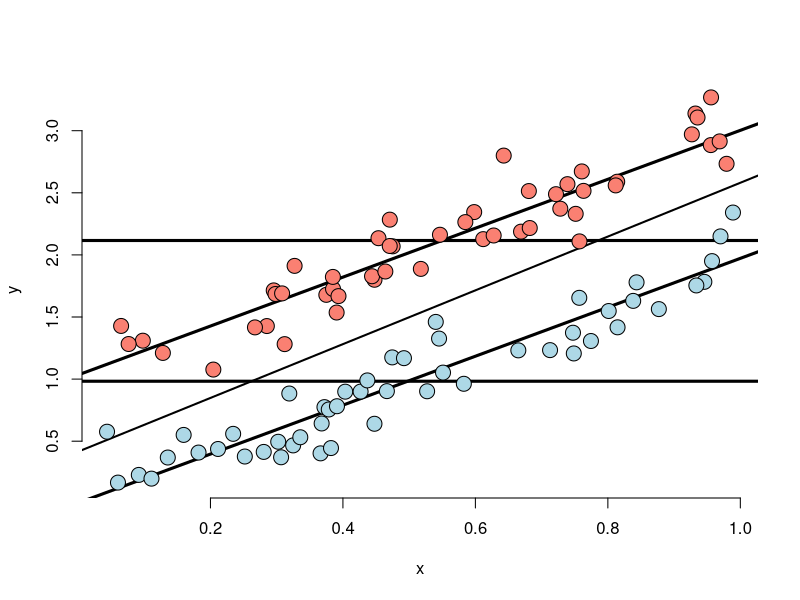
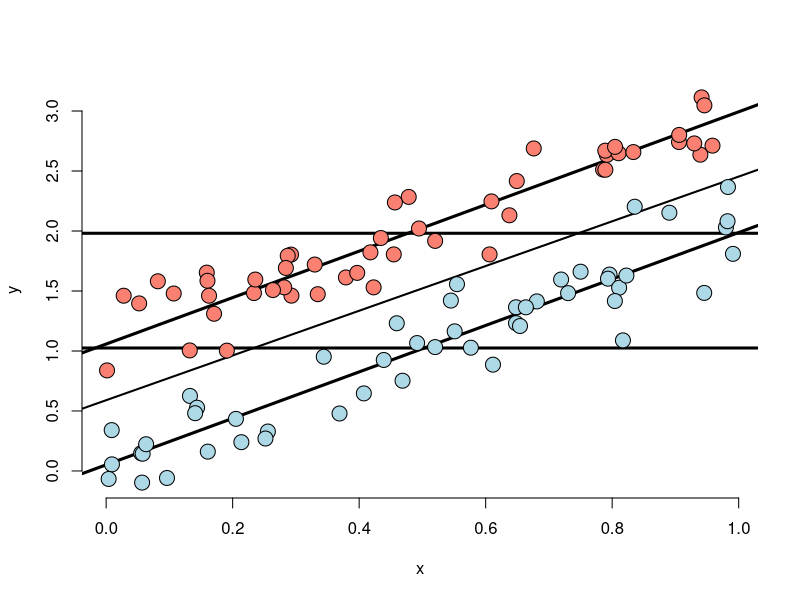
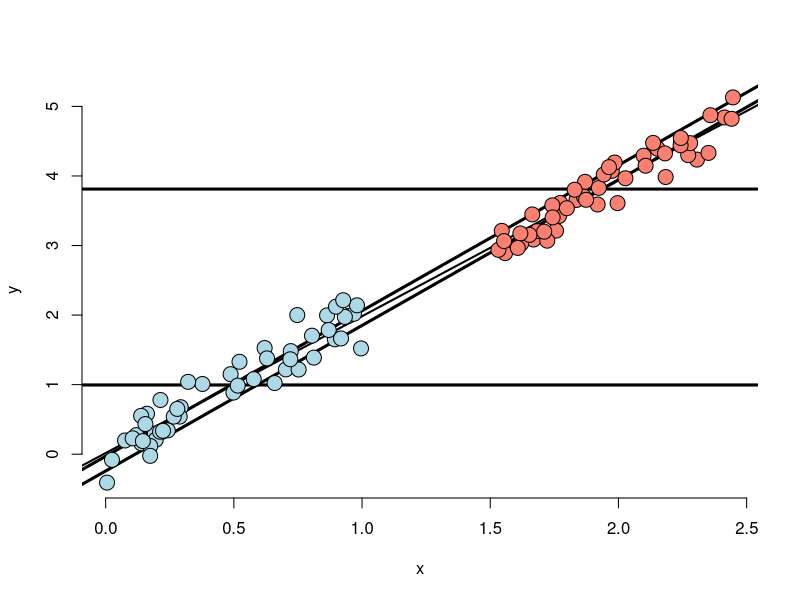

Reproduce these figures in R, in order.
setwd("C:\\Users\\Ivan.Liuyanfeng\\Desktop\\Data_Mining_Work_Space\\Data-Science-Regression-Models")
n <- 100; t <- rep(c(0, 1), c(n/2, n/2)); x <- c(runif(n/2), runif(n/2));
beta0 <- 0; beta1 <- 2; tau <- 1; sigma <- .2
y <- beta0 + x * beta1 + t * tau + rnorm(n, sd = sigma)
png("mulvar1.png")
plot(x, y, type = "n", frame = FALSE)
abline(lm(y ~ x), lwd = 2)
abline(h = mean(y[1 : (n/2)]), lwd = 3)
abline(h = mean(y[(n/2 + 1) : n]), lwd = 3)
fit <- lm(y ~ x + t)
abline(coef(fit)[1], coef(fit)[2], lwd = 3)
abline(coef(fit)[1] + coef(fit)[3], coef(fit)[2], lwd = 3)
points(x[1 : (n/2)], y[1 : (n/2)], pch = 21, col = "black", bg = "lightblue", cex = 2)
points(x[(n/2 + 1) : n], y[(n/2 + 1) : n], pch = 21, col = "black", bg = "salmon", cex = 2)
dev.off()

n <- 100; t <- rep(c(0, 1), c(n/2, n/2)); x <- c(runif(n/2), runif(n/2)); 
beta0 <- 0; beta1 <- 2; tau <- 1; sigma <- .2
y <- beta0 + x * beta1 + t * tau + rnorm(n, sd = sigma)
plot(x, y, type = "n", frame = FALSE)
abline(lm(y ~ x), lwd = 2)
abline(h = mean(y[1 : (n/2)]), lwd = 3)
abline(h = mean(y[(n/2 + 1) : n]), lwd = 3)
fit <- lm(y ~ x + t)
abline(coef(fit)[1], coef(fit)[2], lwd = 3)
abline(coef(fit)[1] + coef(fit)[3], coef(fit)[2], lwd = 3)
points(x[1 : (n/2)], y[1 : (n/2)], pch = 21, col = "black", bg = "lightblue", cex = 2)
points(x[(n/2 + 1) : n], y[(n/2 + 1) : n], pch = 21, col = "black", bg = "salmon", cex = 2)

n <- 100; t <- rep(c(0, 1), c(n/2, n/2)); x <- c(runif(n/2), 1.5 + runif(n/2)); 
beta0 <- 0; beta1 <- 2; tau <- 0; sigma <- .2
y <- beta0 + x * beta1 + t * tau + rnorm(n, sd = sigma)
png("mulvar2.png")
plot(x, y, type = "n", frame = FALSE)
abline(lm(y ~ x), lwd = 2)
abline(h = mean(y[1 : (n/2)]), lwd = 3)
abline(h = mean(y[(n/2 + 1) : n]), lwd = 3)
fit <- lm(y ~ x + t)
abline(coef(fit)[1], coef(fit)[2], lwd = 3)
abline(coef(fit)[1] + coef(fit)[3], coef(fit)[2], lwd = 3)
points(x[1 : (n/2)], y[1 : (n/2)], pch = 21, col = "black", bg = "lightblue", cex = 2)
points(x[(n/2 + 1) : n], y[(n/2 + 1) : n], pch = 21, col = "black", bg = "salmon", cex = 2)
dev.off()